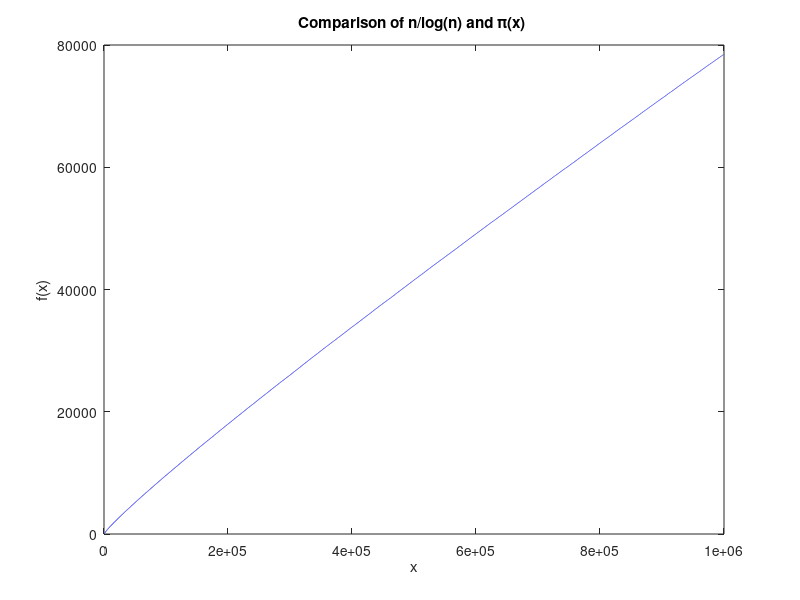

Reproduce this figure in MATLAB.
diary("output4.txt");
format long g

n = 10^6;
tic
sieve = true(1, n);
sieve(1) = false;

for i = 2:sqrt(n)
    if sieve(i)
        sieve(i*i:i:n) = false;
    end
end

primes = find(sieve);


disp('All primes in the range found')
toc

tic
twins = 0;
for i = 1:length(primes) - 1
    if primes(i+1) - primes(i) == 2
        twins = twins + 1;
    end
end



disp('Found all twins in the range, count:')
disp(twins)
toc

pi_x = cumsum(sieve);
tic
x1 = 2:10^6;
y1 = pi_x(x1);
y2 = x1 ./ log(x1);

plot(x1, y1, x1, y2);
xlabel('x');
ylabel('f(x)');
title('Comparison of n/log(n) and \pi(x) ');
disp('Plot built.')
toc

tic
num_random_numbers = 10^4;

lower_bound = 10^4;
upper_bound = 10^5 - 1;

random_numbers = randi([lower_bound, upper_bound], 1, num_random_numbers);


prime_count = 0;

for i = 1:num_random_numbers
    if isprime(random_numbers(i))
        prime_count = prime_count + 1;
    end
end


disp('Percentage of primes: ')
disp(100 * prime_count / num_random_numbers)
disp('%')
toc

tic

new_random_numbers = randi([lower_bound, upper_bound], 1, num_random_numbers);
clear_numbers = new_random_numbers(mod(new_random_numbers, 2) ~= 0 & mod(new_random_numbers, 3) ~= 0 & mod(new_random_numbers, 5) ~= 0 & mod(new_random_numbers, 7) ~= 0 & mod(new_random_numbers, 11) ~= 0);
prime_count = 0;
for i = 1:num_random_numbers
    if isprime(new_random_numbers(i))
        prime_count = prime_count + 1;
    end
end


disp('Percentage of primes not divisible by 2,3,5,7,11: ')
disp(100 * prime_count / num_random_numbers)
disp('%')
toc

strpi = "3141592653589793238462643383279502884197169399375105820974944592307816406286208998628034825342117067982148086513282306647093844609550582231725359408128481117450284102701938521105559644622948954930381";
stre = "271828182845904523536028747135266249775724709369995957496696762772076630353547594571382178525166427427466391932003059921817413596629043572900334295260595630738132328627943490763233829880753195251019011573834187930702154089149934884167509244761460668082264800168477411853742345442437107539077744992069";

piprime = 0;
for i = 1:length(strpi)
  current = strpi(i:i+9);
  if isprime(str2num(current))
    piprime = str2num(current);
    break
  endif
end

eprime = 0;
for i = 1:length(stre)
  current = stre(i:i+9);
  if isprime(str2num(current))
    eprime = str2num(current);
    break
  endif
end

disp('The first 10 digit prime in pi is:')
disp(piprime)
disp('The first 10 digit prime in e is:')
disp(eprime)
toc
diary off;






